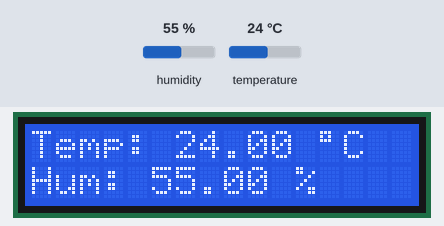
Simulated run of this sketch. Board: Arduino Uno, built with avr-gcc and run on an emulated ATmega328P. On the bench: 16×2 character LCD. Wiring (inferred from the names in the program): DHT11 sensor: data A0. The test bench sets the inputs (shaded band); at power-on: humidity 55 %, temperature 24 °C. What the sketch prints to the serial monitor is not drawn.

Above: at 2.2 s.
2.3 s: humidity set to 22 %
At 4.5 s:
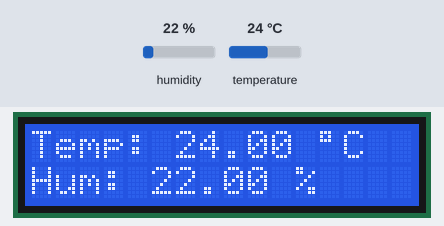
5.0 s: temperature set to 12 °C
At 5.9 s:
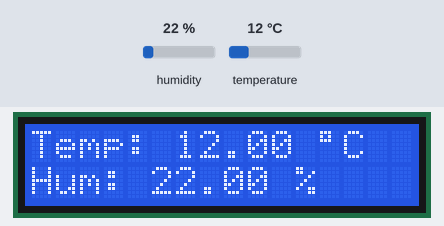
7.7 s: humidity set to 40 %
At 9.9 s:
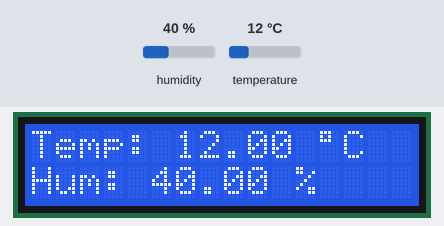
10.7 s: temperature set to 19 °C
At 12.5 s:
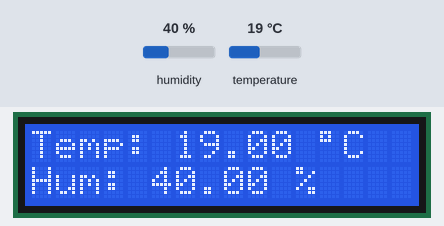
Timing chart, 0 to 14.0 s (numbered marks = the images above; inputs shaded):
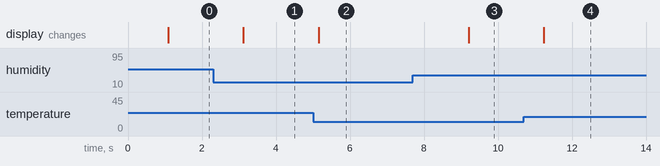

The sketch:

sketch_oct19a.ino
```cpp
// Including the dht library used by the humidity/temperature sensor
#include <dht.h>

// Including the LiquidCrystal library used by the LCD display
#include <LiquidCrystal.h>

// Defining the analog in used by the DHT sensor
#define dht_dpin A0

// Creating a DHT instance
dht DHT;

// Creating a LiquidCrystal instance
LiquidCrystal lcd(12, 11, 5, 4, 3, 2);

void setup() {

  // Initialize the serial virtual output display
  Serial.begin(9600);

  // Inizialize the lcd instance
  lcd.begin(16, 2);

  // Let system settle
  delay(300);

  // Print in Serial display
  Serial.println("Humidity and temperature\n\n");

  // Wait rest of 1000ms recommended delay before accessing the sensor
  delay(700);
}

void loop() {

  //This is the "heart" of the sketch
  DHT.read11(dht_dpin);

  // Print the data received from the DHT sensor in the serial display
  Serial.print("Current humidity = ");
  Serial.print(DHT.humidity);
  Serial.print("%  ");
  Serial.print("temperature = ");
  Serial.print(DHT.temperature);
  Serial.println("C  ");
  // End

  // Now do the same thing for the LCD display
  lcd.setCursor(0, 0);
  lcd.print("Temp: ");
  lcd.print(DHT.temperature);
  lcd.print(" ");
  lcd.print(char(223));
  lcd.print("C");
  lcd.setCursor(0, 1);
  lcd.print("Hum: ");
  lcd.print(DHT.humidity);
  lcd.print(" %");
  // End

  // Don't try to access too frequently.
  // Theoretically should be once per two seconds
  delay(2000);
}
```

Measured:
- after the input at 2.3 s, the display: changes after 0.82 s (image 1)
- after the input at 5.0 s, the display: changes after 0.15 s (image 2)
- after the input at 7.7 s, the display: changes after 1.5 s (image 3)
- after the input at 10.7 s, the display: changes after 0.54 s (image 4)
